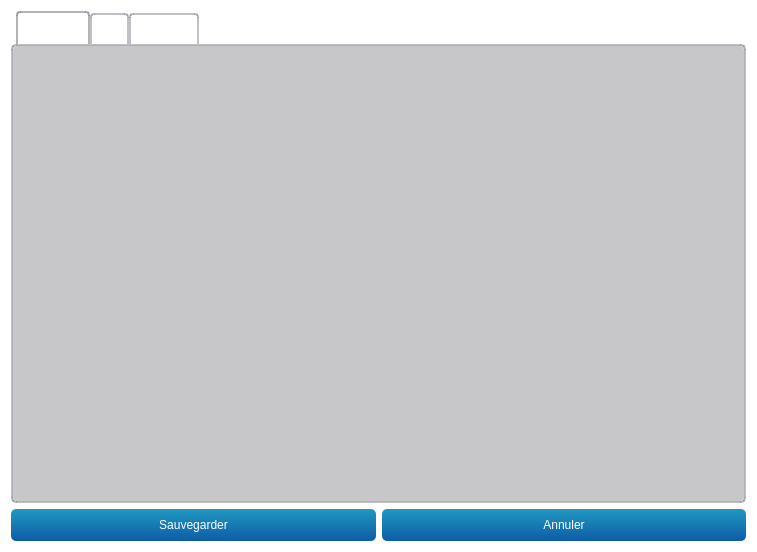
<?xml version="1.0" encoding="UTF-8"?>
<ui version="4.0">
 <class>UserWidget</class>
 <widget class="QWidget" name="UserWidget">
  <property name="enabled">
   <bool>true</bool>
  </property>
  <property name="geometry">
   <rect>
    <x>0</x>
    <y>0</y>
    <width>757</width>
    <height>552</height>
   </rect>
  </property>
  <property name="sizePolicy">
   <sizepolicy hsizetype="Preferred" vsizetype="Expanding">
    <horstretch>0</horstretch>
    <verstretch>0</verstretch>
   </sizepolicy>
  </property>
  <property name="windowTitle">
   <string>Utilisateur</string>
  </property>
  <property name="styleSheet">
   <string notr="true">QPushButton#btnConnect{background-color:rgb(80,180,80)}
QWidget{background-color: rgba(0,0,0,0);color:white;border-radius:5px}
QWidget#mainWidget{background-color:rgba(128,128,128,25%);}
QWidget#frmProfile,QWidget#pageProfile{background-color:rgba(108,8,156,25%);}
QPlainTextEdit,QLineEdit,QListWidget,QComboBox,QTextEdit,QSpinBox{background-color: rgba(255,255,255,50%); color: black;}

QTableWidget{
background-color: rgba(0,0,0,50%);
color: white;
border: 1px solid rgba(255,255,255,50%);
}

QLabel#lblLastOnline{color:lightblue;}
QLabel#lblError,QLabel#lblCamMissing,QLabel#lblAudioMissing{color:red; background-color:rgba(255,0,0,30%);}

QLineEdit:!enabled, QListWidget:!enabled,QComboBox:!enabled,QTextEdit:!enabled,QPlainTextEdit:!enabled{background-color: rgba(0,0,0,30%);color:white;border:0}
QDateEdit::down-arrow:!enabled,QTimeEdit::down-arrow:!enabled,QDateEdit::up-arrow:!enabled,QTimeEdit::up-arrow:!enabled,QComboBox::drop-down:!enabled{background-color:rgba(0,0,0,0%);}

QTextEdit#txtProfile{background-color: rgba(255,255,255,80%);color:black;border:0}
QTextEdit:!enabled#txtProfile{background-color: rgba(255,255,255,60%);color:black;border:0}

QFrame#frmSelUser{background-color:rgba(100,100,200,50%);}
QFrame#frmAudio,QFrame#frmCam1,QFrame#frmCam2,QFrame#frmSensors,QFrame#frmWebRTC,QFrame#frmVirtualCam,QFrame#frmExternalPrograms{background-color:rgba(100,100,200,35%);}

QCheckBox::indicator:unchecked:!enabled { background-color:rgba(128,0,0,100%);}
QCheckBox::indicator:checked:!enabled { background-color:green;}
QCheckBox::indicator:unchecked{ background-color:red;border-radius:3px;}
QCheckBox::indicator:checked {background-color:rgb(0,255,0);border-radius:3px;}
QCheckBox:checked{color:lightgreen;background-color:rgba(0,0,0,0%);}
QCheckBox:!checked{color:red;background-color:rgba(0,0,0,0%);}

QPushButton{background-color:qlineargradient(x1: 0, y1: 0, x2: 0, y2: 1, stop: 0 #2198c0, stop: 1 #0d5ca6);}
QPushButton:checked{background-color:rgb(128,128,128); border:1px solid rgba(255,255,255,50%);}
QPushButton:hover,QPushButton:checked{background-color:  rgba(255,255,255,75%);color:black;}
QPushButton#btnEditUser:hover{background-color:  rgba(255,255,255,75%);color:black;}
QPushButton#btnEdit,QPushButton#btnDelete,QPushButton#btnExisting{background-color:  rgba(255,255,255,0%);border:0 px;}
QPushButton#btnEdit:hover,QPushButton#btnDelete:hover,QPushButton#btnExisting:hover{background-color:  rgba(255,255,255,25%);border:0 px;}
QPushButton#btnExisting:checked{background-color:rgba(0,100,200,50%);}
QPushButton#btnUpgrade{background-color:rgba(200,0,0,90%);}

QToolButton:hover{background-color:  rgba(255,255,255,50);}

QTreeWidget::branch:closed:has-children:has-siblings  {
            border-image: none;
            image: url(:/pictures/controls/branch_closed.png);
    }
     
    QTreeView::branch:open:has-children:!has-siblings,
    QTreeView::branch:open:has-children:has-siblings   {
            border-image: none;
            image:url(:/pictures/controls/branch_opened.png);
    }

QWidget#lineOnline{background-color:blue;}
QWidget#lineOffline{background-color:red;}
QWidget#lineBoth{background-color:rgb(255,0,255);}


QTabWidget::pane { /* The tab widget frame */
	/*background-color:  rgba(0,128,200,30%);*/
	/* background: qlineargradient(x1: 0, y1: 0, x2: 0, y2: 1,
                                 stop: 0  rgba(0,128,200,50%), 
								stop: 0.5  rgba(0,128,200,25%)
								stop: 1.0  rgba(0,128,200,25%));*/
	background-color: rgba(128,128,140,25%);
	border-radius: 5px;
    border: 2px solid rgba(128,128,140,50%);
 }

 QTabWidget::tab-bar {
     left: 5px; /* move to the right by 5px */
 }

/* Style the tab using the tab sub-control. Note that
     it reads QTabBar _not_ QTabWidget */
 QTabBar::tab,QTableWidget::tab,QHeaderView::section {
     background: qlineargradient(x1: 0, y1: 0, x2: 0, y2: 1,
                                 stop: 0  rgba(128,128,140,50%),  stop: 1.0  rgba(128,128,140,25%));
     border: 2px solid  rgba(128,128,140,50%);
     border-bottom: 0px;
     border-top-left-radius: 4px;
     border-top-right-radius: 4px;
     padding: 2px;
min-height:25px;
 }

 QTabBar::tab:selected, QTabBar::tab:hover {
/*     background-color: rgba(0,128,200,70%);*/
background: qlineargradient(x1: 0, y1: 0, x2: 0, y2: 1,
                                 stop: 0  rgba(128,128,140,70%),  stop: 1.0  rgba(128,128,140,50%));
 }

 QTabBar::tab:selected {
     border-color:rgba(128,128,140,60%);
     border-bottom-color:rgba(128,128,140,60%); /* same as pane color */
 }

 QTabBar::tab:!selected {
     margin-top: 2px; /* make non-selected tabs look smaller */
 }


</string>
  </property>
  <layout class="QVBoxLayout" name="verticalLayout">
   <item>
    <widget class="QFrame" name="stkMain">
     <layout class="QVBoxLayout" name="verticalLayout_9">
      <property name="spacing">
       <number>0</number>
      </property>
      <property name="leftMargin">
       <number>0</number>
      </property>
      <property name="topMargin">
       <number>0</number>
      </property>
      <property name="rightMargin">
       <number>0</number>
      </property>
      <property name="bottomMargin">
       <number>0</number>
      </property>
      <item>
       <widget class="QTabWidget" name="tabMain">
        <property name="currentIndex">
         <number>0</number>
        </property>
        <widget class="QWidget" name="tabInfos">
         <attribute name="title">
          <string>Informations</string>
         </attribute>
         <layout class="QVBoxLayout" name="verticalLayout_4">
          <property name="spacing">
           <number>0</number>
          </property>
          <property name="leftMargin">
           <number>0</number>
          </property>
          <property name="topMargin">
           <number>0</number>
          </property>
          <property name="rightMargin">
           <number>0</number>
          </property>
          <property name="bottomMargin">
           <number>0</number>
          </property>
          <item>
           <widget class="QWidget" name="mainWidget" native="true">
            <layout class="QVBoxLayout" name="verticalLayout_2">
             <item>
              <widget class="TeraForm" name="wdgUser" native="true">
               <property name="sizePolicy">
                <sizepolicy hsizetype="Preferred" vsizetype="MinimumExpanding">
                 <horstretch>0</horstretch>
                 <verstretch>0</verstretch>
                </sizepolicy>
               </property>
              </widget>
             </item>
            </layout>
           </widget>
          </item>
         </layout>
        </widget>
        <widget class="QWidget" name="tabRoles">
         <attribute name="title">
          <string>Rôles</string>
         </attribute>
         <layout class="QVBoxLayout" name="verticalLayout_3">
          <item>
           <widget class="QTableWidget" name="tableSites">
            <property name="editTriggers">
             <set>QAbstractItemView::NoEditTriggers</set>
            </property>
            <property name="showDropIndicator" stdset="0">
             <bool>false</bool>
            </property>
            <property name="dragDropOverwriteMode">
             <bool>false</bool>
            </property>
            <property name="selectionMode">
             <enum>QAbstractItemView::NoSelection</enum>
            </property>
            <property name="selectionBehavior">
             <enum>QAbstractItemView::SelectRows</enum>
            </property>
            <property name="sortingEnabled">
             <bool>true</bool>
            </property>
            <property name="columnCount">
             <number>2</number>
            </property>
            <attribute name="horizontalHeaderDefaultSectionSize">
             <number>175</number>
            </attribute>
            <attribute name="horizontalHeaderShowSortIndicator" stdset="0">
             <bool>true</bool>
            </attribute>
            <attribute name="horizontalHeaderStretchLastSection">
             <bool>true</bool>
            </attribute>
            <column>
             <property name="text">
              <string>Site</string>
             </property>
            </column>
            <column>
             <property name="text">
              <string>Rôle</string>
             </property>
            </column>
           </widget>
          </item>
          <item>
           <widget class="QTableWidget" name="tableProjects">
            <property name="selectionMode">
             <enum>QAbstractItemView::NoSelection</enum>
            </property>
            <property name="selectionBehavior">
             <enum>QAbstractItemView::SelectRows</enum>
            </property>
            <property name="sortingEnabled">
             <bool>true</bool>
            </property>
            <attribute name="horizontalHeaderDefaultSectionSize">
             <number>175</number>
            </attribute>
            <attribute name="horizontalHeaderShowSortIndicator" stdset="0">
             <bool>true</bool>
            </attribute>
            <attribute name="horizontalHeaderStretchLastSection">
             <bool>true</bool>
            </attribute>
            <column>
             <property name="text">
              <string>Site</string>
             </property>
            </column>
            <column>
             <property name="text">
              <string>Projet</string>
             </property>
            </column>
            <column>
             <property name="text">
              <string>Rôle</string>
             </property>
            </column>
           </widget>
          </item>
         </layout>
        </widget>
        <widget class="QWidget" name="tabProfile">
         <attribute name="title">
          <string>Paramètres</string>
         </attribute>
         <layout class="QVBoxLayout" name="verticalLayout_8">
          <item>
           <widget class="TeraForm" name="wdgProfile" native="true"/>
          </item>
         </layout>
        </widget>
       </widget>
      </item>
     </layout>
    </widget>
   </item>
   <item>
    <layout class="QHBoxLayout" name="horizontalLayout_2">
     <item>
      <widget class="QPushButton" name="btnSave">
       <property name="minimumSize">
        <size>
         <width>0</width>
         <height>32</height>
        </size>
       </property>
       <property name="cursor">
        <cursorShape>PointingHandCursor</cursorShape>
       </property>
       <property name="text">
        <string>Sauvegarder</string>
       </property>
       <property name="icon">
        <iconset resource="../../resources/TeraClient.qrc">
         <normaloff>:/icons/save.png</normaloff>:/icons/save.png</iconset>
       </property>
       <property name="iconSize">
        <size>
         <width>24</width>
         <height>24</height>
        </size>
       </property>
      </widget>
     </item>
     <item>
      <widget class="QPushButton" name="btnUndo">
       <property name="minimumSize">
        <size>
         <width>0</width>
         <height>32</height>
        </size>
       </property>
       <property name="cursor">
        <cursorShape>PointingHandCursor</cursorShape>
       </property>
       <property name="text">
        <string>Annuler</string>
       </property>
       <property name="icon">
        <iconset resource="../../resources/TeraClient.qrc">
         <normaloff>:/icons/undo.png</normaloff>:/icons/undo.png</iconset>
       </property>
       <property name="iconSize">
        <size>
         <width>24</width>
         <height>24</height>
        </size>
       </property>
      </widget>
     </item>
    </layout>
   </item>
  </layout>
 </widget>
 <customwidgets>
  <customwidget>
   <class>TeraForm</class>
   <extends>QWidget</extends>
   <header>teraform.h</header>
   <container>1</container>
  </customwidget>
 </customwidgets>
 <resources>
  <include location="../../resources/TeraClient.qrc"/>
 </resources>
 <connections/>
</ui>
